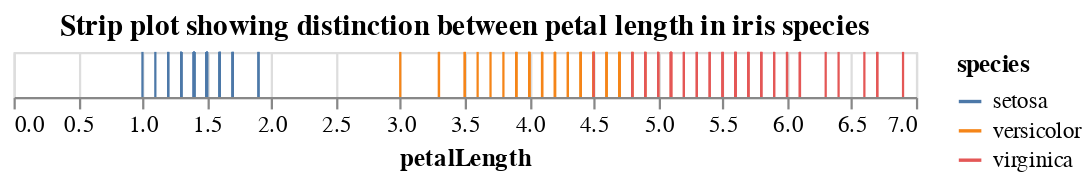

The notebook cell this image was saved under:
### Markdown cell above
# Strip plot to show distinction between petal length of different species

### Code cell
alt.Chart(iris, title='Strip plot showing distinction between petal length in iris species').mark_rule().encode(
    x='petalLength',
    color = 'species',
    
    )

### Figure 1 — Vega-Lite specification as saved in the notebook (floating-point values rounded to 4 significant figures; data arrays with more than 128 entries replaced by an {"elided": "..."} marker saying what was removed)
{"config": {"view": {"continuousWidth": 400, "continuousHeight": 300}}, "data": {"name": "data-a264acbd6e539a8b3afc0cb5f240fb57"}, "mark": "rule", "encoding": {"color": {"type": "nominal", "field": "species"}, "x": {"type": "quantitative", "field": "petalLength"}}, "title": "Strip plot showing distinction between petal length in iris species", "$schema": "https://vega.github.io/schema/vega-lite/v4.8.1.json", "datasets": {"data-a264acbd6e539a8b3afc0cb5f240fb57": {"elided": "150 records"}}}
